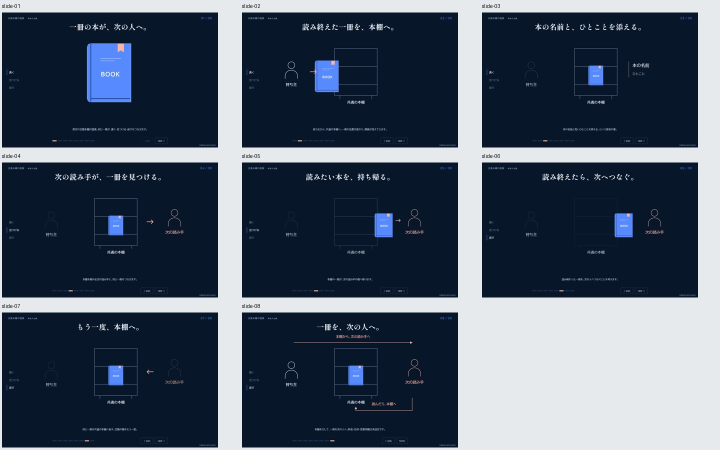
#> input picture examples/repositories/and-scene-showcase/render/contact-round4.jpg, 1440 x 900 px (shown at 1/2 size)
$ python make_visual_comparison.py --left ../../../../and-scene-showcase/render/contact-round4.jpg --right ../../../../and-scene-showcase/render/contact-round4.jpg --output out.png
#> lines starting #> are read from the running program, lines starting #| are printed output that depends on the picture
#!/usr/bin/env python3
"""Arrange images for host-Agent visual comparison without judging them.

For reconstruction review, pass --config to compare the generated target against the
substantive region of the full-slide PPTX render. The full render should still be
inspected separately for Slide Master frame quality.
"""
from __future__ import annotations

import argparse
import json
from pathlib import Path

from PIL import Image, ImageChops, ImageDraw, ImageFont


def crop_generation_region(image: Image.Image, config_path: Path) -> Image.Image:
    config = json.loads(config_path.read_text(encoding="utf-8"))
    design = config["design"]
    full_width, full_height = map(float, design["full_slide_px"])
    frame = design["frame"]
    header = frame["header"]
    footer = frame["footer"]
    header_height = float(header.get("height_px", 0)) if header.get("enabled", True) else 0.0
    footer_height = float(footer.get("height_px", 0)) if footer.get("enabled", True) else 0.0
    top = round(image.height * header_height / full_height)
    bottom = round(image.height * (full_height - footer_height) / full_height)
    return image.crop((0, top, image.width, bottom))


def main() -> None:
    parser = argparse.ArgumentParser()
    parser.add_argument("--left", required=True)
    parser.add_argument("--right", required=True)
    parser.add_argument("--left-label", default="Target")
    parser.add_argument("--right-label", default="Render")
    parser.add_argument("--config", type=Path, help="Crop the right full-slide render to the configured substantive generation region.")
    parser.add_argument("--output", required=True)
    parser.add_argument("--difference", type=Path, help="Optional same-canvas absolute RGB difference evidence. This is diagnostic evidence, not a visual-quality verdict.")
    args = parser.parse_args()

    left = Image.open(args.left).convert("RGB")
#> left is the input picture: PIL image 1440x900 RGB; mean R, G, B 72.6, 84.8, 100.8
    right = Image.open(args.right).convert("RGB")
    if args.config:
        right = crop_generation_region(right, args.config)
    if right.size != left.size:
        right = right.resize(left.size, Image.Resampling.LANCZOS)

    if args.difference:
        difference = ImageChops.difference(left, right)
        args.difference.parent.mkdir(parents=True, exist_ok=True)
        difference.save(args.difference)

    top_margin = 52
    gap = 28
    canvas_width = left.width + right.width + gap
#> canvas_width = 2908
    canvas_height = max(left.height, right.height) + top_margin
#> canvas_height = 952
    canvas = Image.new("RGB", (canvas_width, canvas_height), "white")
#> canvas: PIL image 2908x952 RGB; every value is 255
    canvas.paste(left, (0, top_margin))
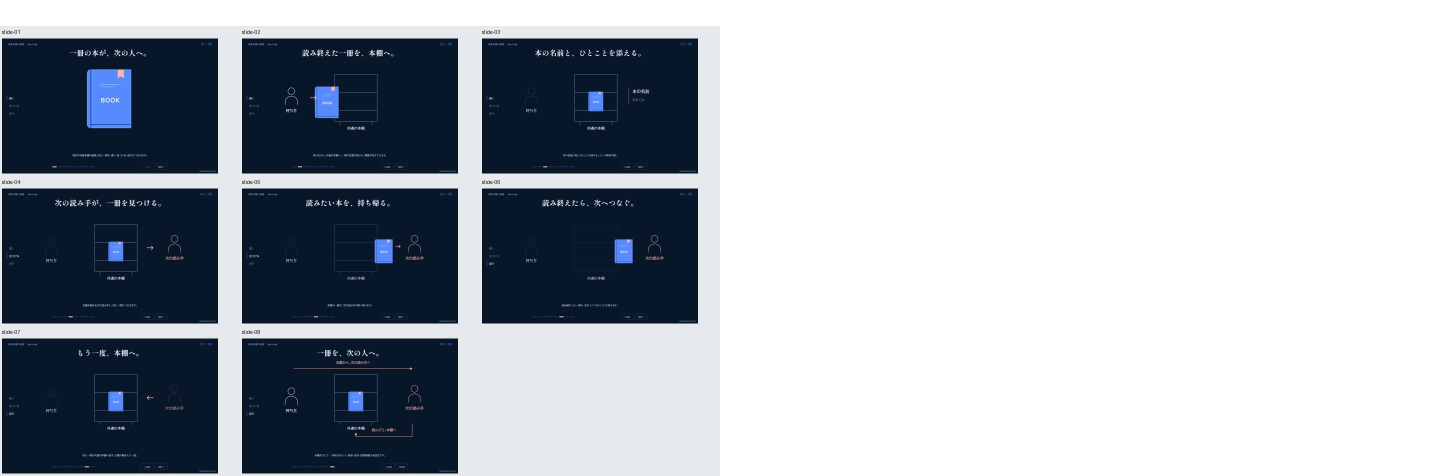
#> canvas: PIL image 2908x952 RGB (shown at 1/2 size); mean R, G, B 169.6, 175.3, 182.8
    canvas.paste(right, (left.width + gap, top_margin))
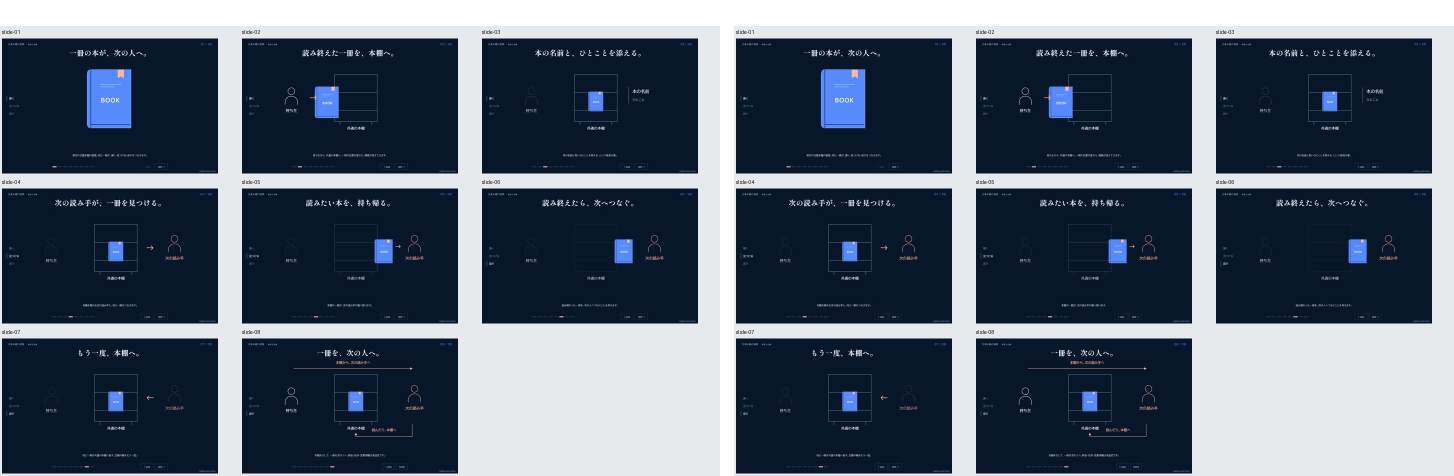
#> canvas: PIL image 2908x952 RGB (shown at 1/2 size); mean R, G, B 84.2, 95.7, 110.6

    draw = ImageDraw.Draw(canvas)
    font = ImageFont.load_default(size=18)
    draw.text((8, 14), args.left_label, fill="black", font=font)
    draw.text((left.width + gap + 8, 14), args.right_label, fill="black", font=font)

    output = Path(args.output)
    output.parent.mkdir(parents=True, exist_ok=True)
    canvas.save(output)
    result = {"comparison": str(output)}
    if args.difference:
        result["difference"] = str(args.difference)
    print(json.dumps(result))


if __name__ == "__main__":
    main()
